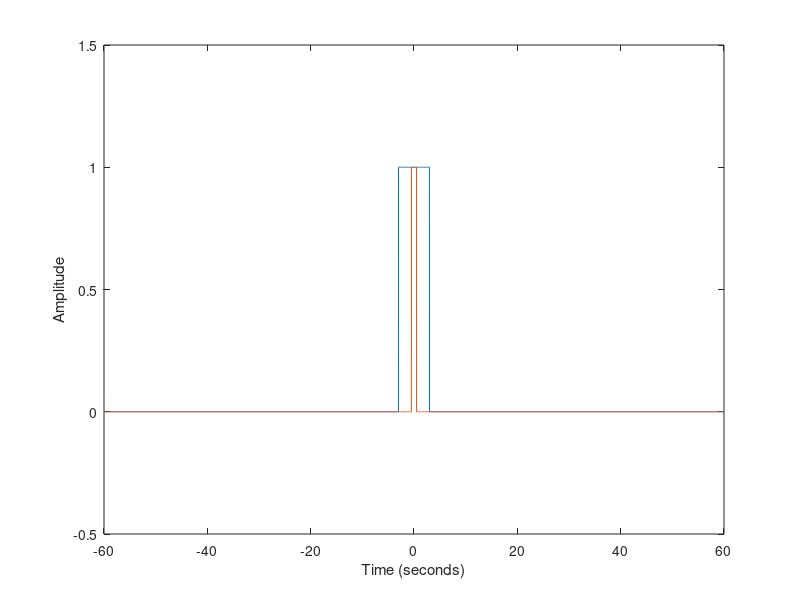
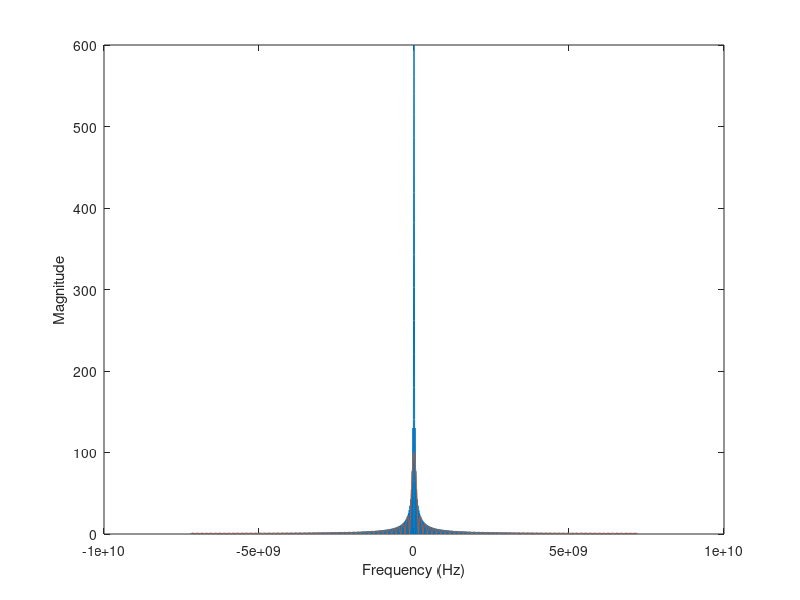

MATLAB code for these plots, in order:
%% set params
TIME_INTERVAL = 0.01;
POINTS_N = 12000;
Y1_WIDTH = 6;
Y2_WIDTH = 1;
FREQUENCY_INTERVAL = POINTS_N / TIME_INTERVAL;
%% create functions
t = (-POINTS_N / 2) * TIME_INTERVAL:TIME_INTERVAL:(POINTS_N / 2 - 1) * TIME_INTERVAL;
x1 = rectpuls(t, Y1_WIDTH);
x2 = rectpuls(t, Y2_WIDTH);
y1 = fft(x1);
y2 = fft(x2);
%% plot
figure(1);
plot(t, x1);
ylim([-0.5 1.5]);
xlabel('Time (seconds)');
ylabel('Amplitude');
hold on;
plot(t, x2);
hold off;

f = (-POINTS_N / 2) * FREQUENCY_INTERVAL:FREQUENCY_INTERVAL:(POINTS_N / 2 - 1) * FREQUENCY_INTERVAL;
figure(2);
plot(f, fftshift( abs( y1 ) ) );
xlabel('Frequency (Hz)');
ylabel('Magnitude');
hold on;
plot(f, fftshift( abs( y2 ) ) );
hold off;
